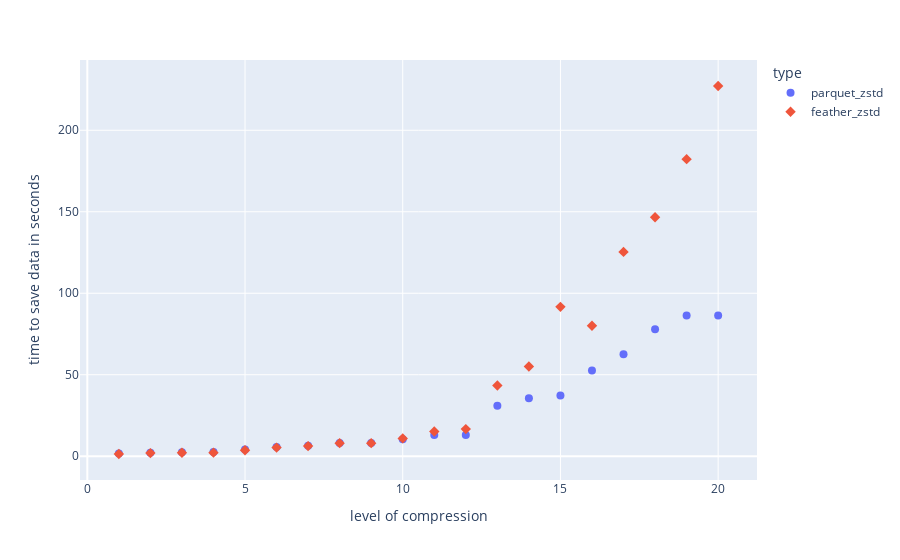

Notebook cell for this chart:
### Code cell
fig = px.scatter(feather_df, x="compression_level", y="save_time", color='type', hover_data=['comp_ratio', "read_time"],
                 symbol="type",
                 labels={"save_time": "time to save data in seconds",
                     "compression_level": "level of compression"})
fig.update_traces(marker_size=8)
fig.show()
fig.write_image("./plots/pandas_ff_scatter_save_time_feather.svg")

### Figure 1 — Plotly figure (JSON) as saved in the notebook; plotly's stock layout.template omitted (floating-point values rounded to 4 significant figures)
{"data": [{"customdata": [[3.83, 0.96], [4.126, 1], [4.318, 1.01], [4.372, 1.01], [4.513, 1.03], [4.65, 0.96], [4.712, 0.94], [4.765, 0.9], [4.777, 0.89], [4.818, 0.88], [4.84, 0.87], [4.84, 0.88], [4.892, 0.88], [4.91, 0.87], [4.912, 0.87], [5.119, 0.89], [5.145, 0.9], [5.178, 0.92], [5.183, 0.93], [5.183, 0.96]], "hovertemplate": "type=parquet_zstd<br>level of compression=%{x}<br>time to save data in seconds=%{y}<br>comp_ratio=%{customdata[0]}<br>read_time=%{customdata[1]}<extra></extra>", "legendgroup": "parquet_zstd", "marker": {"color": "#636efa", "size": 8, "symbol": "circle"}, "mode": "markers", "name": "parquet_zstd", "orientation": "v", "showlegend": true, "type": "scatter", "x": [1, 2, 3, 4, 5, 6, 7, 8, 9, 10, 11, 12, 13, 14, 15, 16, 17, 18, 19, 20], "xaxis": "x", "y": [1.72, 2.16, 2.46, 2.55, 4.07, 5.71, 6.36, 8.06, 8.05, 10.36, 13.05, 13.02, 30.99, 35.57, 37.22, 52.61, 62.56, 77.92, 86.39, 86.36], "yaxis": "y"}, {"customdata": [[3.864, 0.76], [4.177, 0.83], [4.404, 0.84], [4.494, 0.84], [4.641, 0.85], [4.808, 0.82], [4.922, 0.8], [4.993, 0.78], [5.115, 0.77], [5.221, 0.76], [5.283, 0.74], [5.3, 0.74], [5.377, 0.75], [5.437, 0.74], [5.523, 0.74], [5.711, 0.75], [5.94, 0.75], [6.051, 0.74], [6.133, 0.75], [6.579, 0.74]], "hovertemplate": "type=feather_zstd<br>level of compression=%{x}<br>time to save data in seconds=%{y}<br>comp_ratio=%{customdata[0]}<br>read_time=%{customdata[1]}<extra></extra>", "legendgroup": "feather_zstd", "marker": {"color": "#EF553B", "size": 8, "symbol": "diamond"}, "mode": "markers", "name": "feather_zstd", "orientation": "v", "showlegend": true, "type": "scatter", "x": [1, 2, 3, 4, 5, 6, 7, 8, 9, 10, 11, 12, 13, 14, 15, 16, 17, 18, 19, 20], "xaxis": "x", "y": [1.37, 1.93, 2.12, 2.19, 3.69, 5.29, 6.23, 8.04, 8.04, 10.94, 15.22, 16.66, 43.37, 55.02, 91.66, 80.08, 125.4, 146.7, 182.3, 227.2], "yaxis": "y"}], "layout": {"legend": {"title": {"text": "type"}, "tracegroupgap": 0}, "margin": {"t": 60}, "xaxis": {"anchor": "y", "domain": [0, 1], "title": {"text": "level of compression"}}, "yaxis": {"anchor": "x", "domain": [0, 1], "title": {"text": "time to save data in seconds"}}}}
